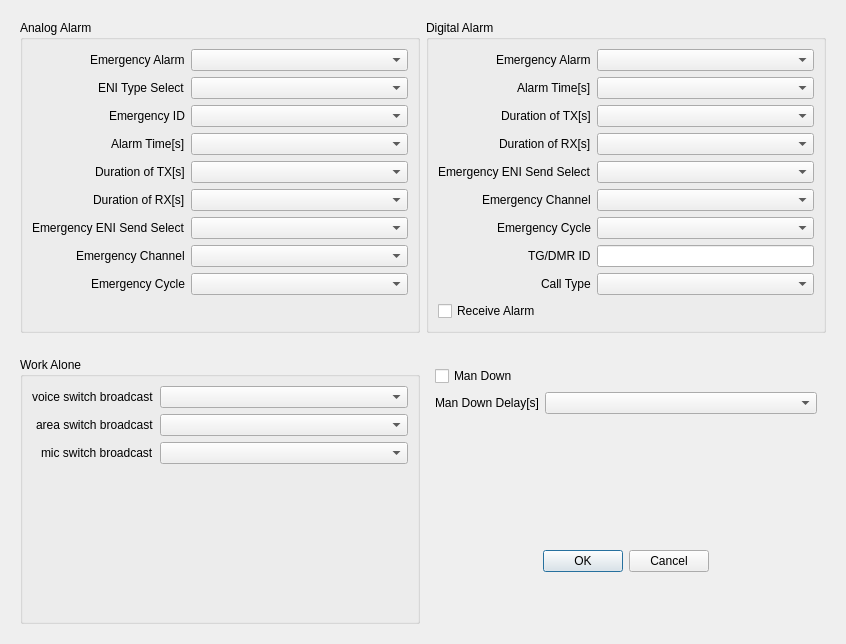
<?xml version="1.0" encoding="UTF-8"?>
<ui version="4.0">
 <class>AlertSettingsDialog</class>
 <widget class="QDialog" name="AlertSettingsDialog">
  <property name="geometry">
   <rect>
    <x>0</x>
    <y>0</y>
    <width>842</width>
    <height>644</height>
   </rect>
  </property>
  <property name="windowTitle">
   <string>Dialog</string>
  </property>
  <layout class="QVBoxLayout" name="verticalLayout">
   <item>
    <widget class="QWidget" name="widget" native="true">
     <layout class="QHBoxLayout" name="horizontalLayout">
      <item>
       <widget class="QGroupBox" name="groupBox">
        <property name="minimumSize">
         <size>
          <width>400</width>
          <height>0</height>
         </size>
        </property>
        <property name="title">
         <string>Analog Alarm</string>
        </property>
        <layout class="QHBoxLayout" name="horizontalLayout_4">
         <item>
          <layout class="QFormLayout" name="formLayout">
           <property name="labelAlignment">
            <set>Qt::AlignmentFlag::AlignRight|Qt::AlignmentFlag::AlignTrailing|Qt::AlignmentFlag::AlignVCenter</set>
           </property>
           <item row="0" column="0">
            <widget class="QLabel" name="label">
             <property name="text">
              <string>Emergency Alarm</string>
             </property>
            </widget>
           </item>
           <item row="1" column="0">
            <widget class="QLabel" name="label_2">
             <property name="text">
              <string>ENI Type Select</string>
             </property>
            </widget>
           </item>
           <item row="2" column="0">
            <widget class="QLabel" name="label_3">
             <property name="text">
              <string>Emergency ID</string>
             </property>
            </widget>
           </item>
           <item row="3" column="0">
            <widget class="QLabel" name="label_4">
             <property name="text">
              <string>Alarm Time[s]</string>
             </property>
            </widget>
           </item>
           <item row="4" column="0">
            <widget class="QLabel" name="label_5">
             <property name="text">
              <string>Duration of TX[s]</string>
             </property>
            </widget>
           </item>
           <item row="5" column="0">
            <widget class="QLabel" name="label_6">
             <property name="text">
              <string>Duration of RX[s]</string>
             </property>
            </widget>
           </item>
           <item row="6" column="0">
            <widget class="QLabel" name="label_7">
             <property name="text">
              <string>Emergency ENI Send Select</string>
             </property>
            </widget>
           </item>
           <item row="7" column="0">
            <widget class="QLabel" name="label_8">
             <property name="text">
              <string>Emergency Channel</string>
             </property>
            </widget>
           </item>
           <item row="8" column="0">
            <widget class="QLabel" name="label_9">
             <property name="text">
              <string>Emergency Cycle</string>
             </property>
            </widget>
           </item>
           <item row="0" column="1">
            <widget class="QComboBox" name="analogEmergencyAlarmCmbx"/>
           </item>
           <item row="1" column="1">
            <widget class="QComboBox" name="analogEniSelectCmbx"/>
           </item>
           <item row="2" column="1">
            <widget class="QComboBox" name="analogEmergencyIdCmbx"/>
           </item>
           <item row="3" column="1">
            <widget class="QComboBox" name="analogAlarmTimeCmbx"/>
           </item>
           <item row="5" column="1">
            <widget class="QComboBox" name="analogRxDurationCmbx"/>
           </item>
           <item row="4" column="1">
            <widget class="QComboBox" name="analogTxDurationCmbx"/>
           </item>
           <item row="6" column="1">
            <widget class="QComboBox" name="analogEniSendSelectCmbx"/>
           </item>
           <item row="7" column="1">
            <widget class="QComboBox" name="analogEmergencyChannelCmbx"/>
           </item>
           <item row="8" column="1">
            <widget class="QComboBox" name="analogEmergencyCycleCmbx"/>
           </item>
          </layout>
         </item>
        </layout>
       </widget>
      </item>
      <item>
       <widget class="QGroupBox" name="groupBox_2">
        <property name="minimumSize">
         <size>
          <width>400</width>
          <height>0</height>
         </size>
        </property>
        <property name="title">
         <string>Digital Alarm</string>
        </property>
        <layout class="QVBoxLayout" name="verticalLayout_2">
         <item>
          <layout class="QFormLayout" name="formLayout_2">
           <property name="labelAlignment">
            <set>Qt::AlignmentFlag::AlignRight|Qt::AlignmentFlag::AlignTrailing|Qt::AlignmentFlag::AlignVCenter</set>
           </property>
           <item row="0" column="0">
            <widget class="QLabel" name="label_10">
             <property name="text">
              <string>Emergency Alarm</string>
             </property>
            </widget>
           </item>
           <item row="1" column="0">
            <widget class="QLabel" name="label_11">
             <property name="text">
              <string>Alarm Time[s]</string>
             </property>
            </widget>
           </item>
           <item row="2" column="0">
            <widget class="QLabel" name="label_12">
             <property name="text">
              <string>Duration of TX[s]</string>
             </property>
            </widget>
           </item>
           <item row="3" column="0">
            <widget class="QLabel" name="label_13">
             <property name="text">
              <string>Duration of RX[s]</string>
             </property>
            </widget>
           </item>
           <item row="4" column="0">
            <widget class="QLabel" name="label_14">
             <property name="text">
              <string>Emergency ENI Send Select</string>
             </property>
            </widget>
           </item>
           <item row="5" column="0">
            <widget class="QLabel" name="label_15">
             <property name="text">
              <string>Emergency Channel</string>
             </property>
            </widget>
           </item>
           <item row="6" column="0">
            <widget class="QLabel" name="label_16">
             <property name="text">
              <string>Emergency Cycle</string>
             </property>
            </widget>
           </item>
           <item row="7" column="0">
            <widget class="QLabel" name="label_17">
             <property name="text">
              <string>TG/DMR ID</string>
             </property>
            </widget>
           </item>
           <item row="8" column="0">
            <widget class="QLabel" name="label_18">
             <property name="text">
              <string>Call Type</string>
             </property>
            </widget>
           </item>
           <item row="0" column="1">
            <widget class="QComboBox" name="digitalEmergencyAlarmCmbx"/>
           </item>
           <item row="1" column="1">
            <widget class="QComboBox" name="digitalAlarmTimeCmbx"/>
           </item>
           <item row="2" column="1">
            <widget class="QComboBox" name="digitalTxDurationCmbx"/>
           </item>
           <item row="3" column="1">
            <widget class="QComboBox" name="digitalRxDurationCmbx"/>
           </item>
           <item row="4" column="1">
            <widget class="QComboBox" name="digitalEniSendSelectCmbx"/>
           </item>
           <item row="5" column="1">
            <widget class="QComboBox" name="digitalEmergencyChannelCmbx"/>
           </item>
           <item row="6" column="1">
            <widget class="QComboBox" name="digitalEmergencyCycleCmbx"/>
           </item>
           <item row="8" column="1">
            <widget class="QComboBox" name="digitalCallTypeCmbx"/>
           </item>
           <item row="7" column="1">
            <widget class="QLineEdit" name="digitalTgDmrIdTxt"/>
           </item>
          </layout>
         </item>
         <item>
          <widget class="QCheckBox" name="receiveAlarmChbx">
           <property name="text">
            <string>Receive Alarm</string>
           </property>
          </widget>
         </item>
        </layout>
       </widget>
      </item>
     </layout>
    </widget>
   </item>
   <item>
    <widget class="QWidget" name="widget_2" native="true">
     <layout class="QHBoxLayout" name="horizontalLayout_2">
      <item>
       <widget class="QGroupBox" name="groupBox_3">
        <property name="minimumSize">
         <size>
          <width>400</width>
          <height>0</height>
         </size>
        </property>
        <property name="title">
         <string>Work Alone</string>
        </property>
        <layout class="QVBoxLayout" name="verticalLayout_3">
         <item>
          <layout class="QFormLayout" name="formLayout_3">
           <property name="labelAlignment">
            <set>Qt::AlignmentFlag::AlignRight|Qt::AlignmentFlag::AlignTrailing|Qt::AlignmentFlag::AlignVCenter</set>
           </property>
           <item row="0" column="1">
            <widget class="QComboBox" name="workAloneVoiceSwitchCmbx"/>
           </item>
           <item row="0" column="0">
            <widget class="QLabel" name="label_19">
             <property name="text">
              <string>voice switch broadcast</string>
             </property>
            </widget>
           </item>
           <item row="1" column="0">
            <widget class="QLabel" name="label_20">
             <property name="text">
              <string>area switch broadcast</string>
             </property>
            </widget>
           </item>
           <item row="2" column="0">
            <widget class="QLabel" name="label_21">
             <property name="text">
              <string>mic switch broadcast</string>
             </property>
            </widget>
           </item>
           <item row="1" column="1">
            <widget class="QComboBox" name="workAloneAreaSwitchCmbx"/>
           </item>
           <item row="2" column="1">
            <widget class="QComboBox" name="workAloneMicSwitchCmbx"/>
           </item>
          </layout>
         </item>
        </layout>
       </widget>
      </item>
      <item>
       <widget class="QWidget" name="widget_3" native="true">
        <layout class="QVBoxLayout" name="verticalLayout_4">
         <item>
          <widget class="QCheckBox" name="manDownChbx">
           <property name="text">
            <string>Man Down</string>
           </property>
          </widget>
         </item>
         <item>
          <layout class="QFormLayout" name="formLayout_4">
           <item row="0" column="0">
            <widget class="QLabel" name="label_22">
             <property name="text">
              <string>Man Down Delay[s]</string>
             </property>
            </widget>
           </item>
           <item row="0" column="1">
            <widget class="QComboBox" name="manDownDelayCmbx"/>
           </item>
          </layout>
         </item>
         <item>
          <widget class="QWidget" name="widget_4" native="true">
           <layout class="QHBoxLayout" name="horizontalLayout_3">
            <item>
             <spacer name="horizontalSpacer">
              <property name="orientation">
               <enum>Qt::Orientation::Horizontal</enum>
              </property>
              <property name="sizeHint" stdset="0">
               <size>
                <width>40</width>
                <height>20</height>
               </size>
              </property>
             </spacer>
            </item>
            <item>
             <widget class="QPushButton" name="saveBtn">
              <property name="text">
               <string>OK</string>
              </property>
             </widget>
            </item>
            <item>
             <widget class="QPushButton" name="cancelBtn">
              <property name="text">
               <string>Cancel</string>
              </property>
             </widget>
            </item>
            <item>
             <spacer name="horizontalSpacer_2">
              <property name="orientation">
               <enum>Qt::Orientation::Horizontal</enum>
              </property>
              <property name="sizeHint" stdset="0">
               <size>
                <width>40</width>
                <height>20</height>
               </size>
              </property>
             </spacer>
            </item>
           </layout>
          </widget>
         </item>
        </layout>
       </widget>
      </item>
     </layout>
    </widget>
   </item>
  </layout>
 </widget>
 <resources/>
 <connections/>
</ui>
